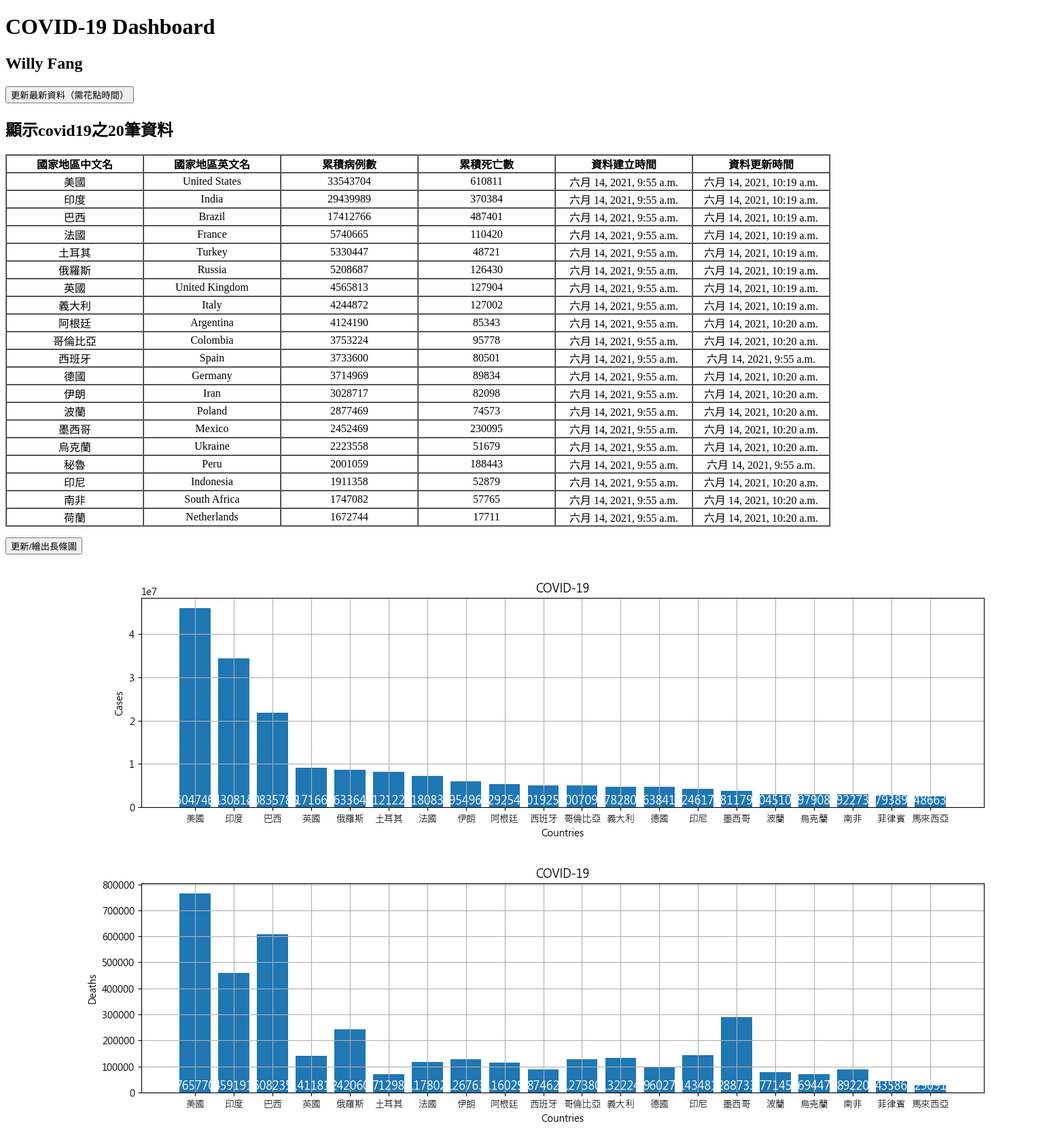
/, run on an earlier commit of the app's database.
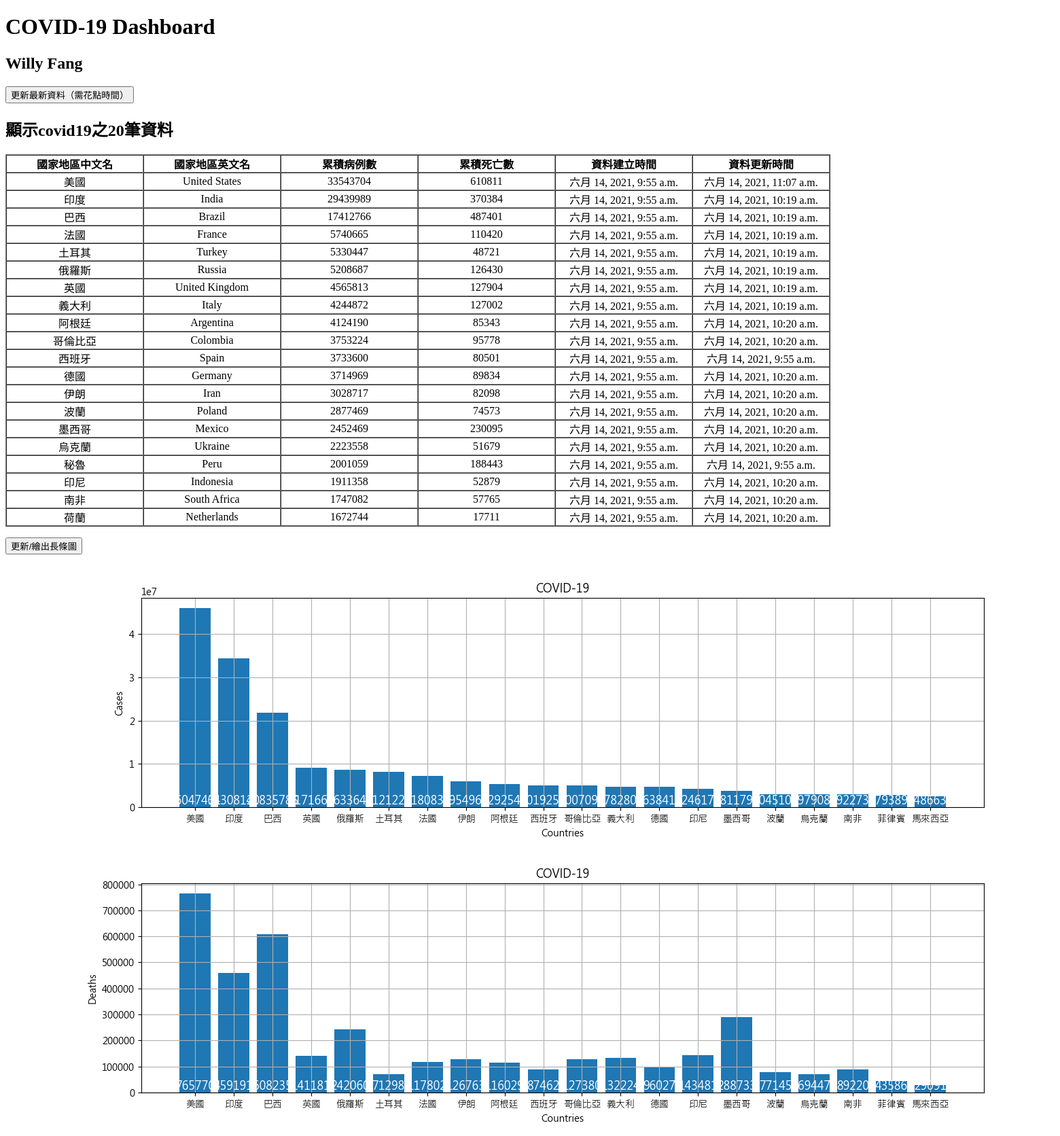
And on a later commit of the database.
### dashboard/models.py (models this page shows)
class covid19(models.Model):
    id = models.AutoField(primary_key=True)
    country_ch = models.CharField(max_length=255)
    country_en = models.CharField(max_length=255)
    cases = models.IntegerField(default=0)
    deaths = models.IntegerField(default=0)
    created_time = models.DateTimeField(auto_now_add=True)
    updated_time = models.DateTimeField(auto_now=True)
    class Meta:
        managed = True
        db_table = "backend_covid19"

### dashboard/views.py (the view)
# urls.py: path('', index, name='index'),
def index(request):
    covid19_items = covid19.objects.all().order_by('-cases')[:20]
    n = len(covid19_items)
    context = {'covid19_items': covid19_items, 'n': n}
    return render(request, 'index.html', locals())

### templates/index.html (shortened to what this page needs)
{% load static %}
<!DOCTYPE html>
<html lang="en">
  <head>
  </head>
  <body>
    <div class="container">
      <h1>COVID-19 Dashboard</h1>
      <h2>Willy Fang</h2>
    </div>
    <input type ="button" onclick="javascript:location.href='/import_data/'" value="更新最新資料（需花點時間）">
    <h2>顯示covid19之{{ n }}筆資料</h2>
    <table border="1" cellpadding="0" cellspacing="0">
        <th>國家地區中文名</th>
        <th>國家地區英文名</th>
        <th>累積病例數</th>
        <th>累積死亡數</th>
        <th>資料建立時間</th>
        <th>資料更新時間</th>
    {% for covid19_item in covid19_items %}
        <tr>
            <td style="width:200px;" align='center' valign="middle"> {{ covid19_item.country_ch }} </td>
            <td style="width:200px;" align='center' valign="middle"> {{ covid19_item.country_en }} </td>
            <td style="width:200px;" align='center' valign="middle"> {{ covid19_item.cases}} </td>
            <td style="width:200px;" align='center' valign="middle"> {{ covid19_item.deaths }} </td>
            <td style="width:200px;" align='center' valign="middle"> {{ covid19_item.created_time }} </td>
            <td style="width:200px;" align='center' valign="middle"> {{ covid19_item.updated_time }} </td>
        </tr>
    {% endfor %}
  </table>
    <p>
    <input type ="button" onclick="javascript:location.href='/show_bar/'" value="更新/繪出長條圖">
    <p>
    <img src="static/images/barchart1.png" />
    <p>
    <img src="static/images/barchart2.png" />
  </body>
</html>

What changed in the data, as far as the page shows it:
changed covid19 "美國": updated_time "六月 14, 2021, 10:19 a.m." → "六月 14, 2021, 11:07 a.m."
